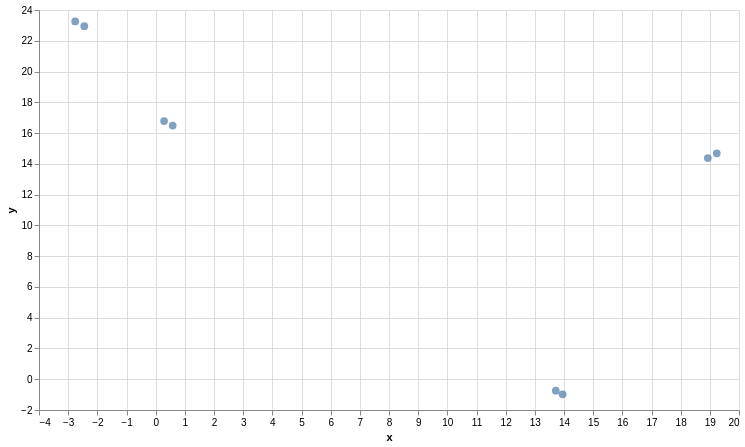

Notebook code for this chart:
### Code cell
chart = umap_plot(sentences, emb)
chart.interactive()

### Figure 1 — Vega-Lite specification as saved in the notebook (floating-point values rounded to 4 significant figures)
{"config": {"view": {"continuousWidth": 300, "continuousHeight": 300}}, "data": {"name": "data-63df00d83239fd3ab908e11e38039553"}, "mark": {"type": "circle", "size": 60}, "encoding": {"tooltip": [{"field": "text", "type": "nominal"}], "x": {"field": "x", "scale": {"zero": false}, "type": "quantitative"}, "y": {"field": "y", "scale": {"zero": false}, "type": "quantitative"}}, "height": 400, "params": [{"name": "param_1", "select": {"type": "interval", "encodings": ["x", "y"]}, "bind": "scales"}], "width": 700, "$schema": "https://vega.github.io/schema/vega-lite/v5.20.1.json", "datasets": {"data-63df00d83239fd3ab908e11e38039553": [{"text": "Where is the One Ring?", "x": 19.24, "y": 14.68}, {"text": "The One Ring is in Mordor", "x": 18.93, "y": 14.38}, {"text": "What power does the Ring hold?", "x": 0.2888, "y": 16.78}, {"text": "The Ring holds the power to control all others", "x": 0.5835, "y": 16.49}, {"text": "Where do Hobbits live?", "x": -2.76, "y": 23.26}, {"text": "Hobbits live in The Shire", "x": -2.447, "y": 22.95}, {"text": "What is the Elven bread?", "x": 13.95, "y": -0.9822}, {"text": "Elven bread is Lembas, sustenance for a long journey", "x": 13.72, "y": -0.7479}]}}
